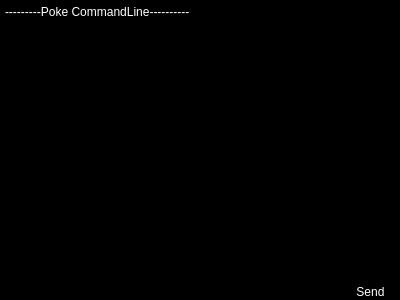
<?xml version="1.0" encoding="UTF-8"?>
<ui version="4.0">
 <class>CommandLine</class>
 <widget class="QWidget" name="CommandLine">
  <property name="geometry">
   <rect>
    <x>0</x>
    <y>0</y>
    <width>400</width>
    <height>300</height>
   </rect>
  </property>
  <property name="windowTitle">
   <string>Poke CommandLine</string>
  </property>
  <property name="styleSheet">
   <string notr="true">background-color: rgb(0, 0, 0);</string>
  </property>
  <widget class="QTextBrowser" name="show">
   <property name="geometry">
    <rect>
     <x>0</x>
     <y>0</y>
     <width>401</width>
     <height>281</height>
    </rect>
   </property>
   <property name="autoFillBackground">
    <bool>true</bool>
   </property>
   <property name="styleSheet">
    <string notr="true">background-color: rgb(0, 0, 0);
color: rgb(255, 255, 255);
font: 75 9pt;</string>
   </property>
   <property name="html">
    <string>&lt;!DOCTYPE HTML PUBLIC &quot;-//W3C//DTD HTML 4.0//EN&quot; &quot;http://www.w3.org/TR/REC-html40/strict.dtd&quot;&gt;
&lt;html&gt;&lt;head&gt;&lt;meta name=&quot;qrichtext&quot; content=&quot;1&quot; /&gt;&lt;style type=&quot;text/css&quot;&gt;
p, li { white-space: pre-wrap; }
&lt;/style&gt;&lt;/head&gt;&lt;body style=&quot; font-family:'SimSun'; font-size:9pt; font-weight:72; font-style:normal;&quot;&gt;
&lt;p style=&quot; margin-top:0px; margin-bottom:0px; margin-left:0px; margin-right:0px; -qt-block-indent:0; text-indent:0px;&quot;&gt;&lt;span style=&quot; font-family:'System';&quot;&gt;---------Poke CommandLine----------&lt;/span&gt;&lt;/p&gt;&lt;/body&gt;&lt;/html&gt;</string>
   </property>
  </widget>
  <widget class="QLineEdit" name="command">
   <property name="geometry">
    <rect>
     <x>0</x>
     <y>280</y>
     <width>341</width>
     <height>21</height>
    </rect>
   </property>
   <property name="mouseTracking">
    <bool>true</bool>
   </property>
   <property name="autoFillBackground">
    <bool>true</bool>
   </property>
   <property name="styleSheet">
    <string notr="true">background-color:rgb(0, 0, 0);
selection-color: rgb(30, 244, 255);
color: rgb(255, 255, 255);</string>
   </property>
   <property name="text">
    <string/>
   </property>
   <property name="readOnly">
    <bool>false</bool>
   </property>
   <property name="clearButtonEnabled">
    <bool>false</bool>
   </property>
  </widget>
  <widget class="QPushButton" name="send">
   <property name="geometry">
    <rect>
     <x>340</x>
     <y>280</y>
     <width>61</width>
     <height>23</height>
    </rect>
   </property>
   <property name="styleSheet">
    <string notr="true">background-color: rgb(0, 0, 0);
color: rgb(255, 255, 255);</string>
   </property>
   <property name="text">
    <string>Send</string>
   </property>
   <property name="checkable">
    <bool>true</bool>
   </property>
   <property name="checked">
    <bool>false</bool>
   </property>
   <property name="autoRepeat">
    <bool>true</bool>
   </property>
   <property name="autoExclusive">
    <bool>true</bool>
   </property>
   <property name="autoDefault">
    <bool>true</bool>
   </property>
   <property name="default">
    <bool>true</bool>
   </property>
   <property name="flat">
    <bool>true</bool>
   </property>
  </widget>
 </widget>
 <resources/>
 <connections/>
</ui>
